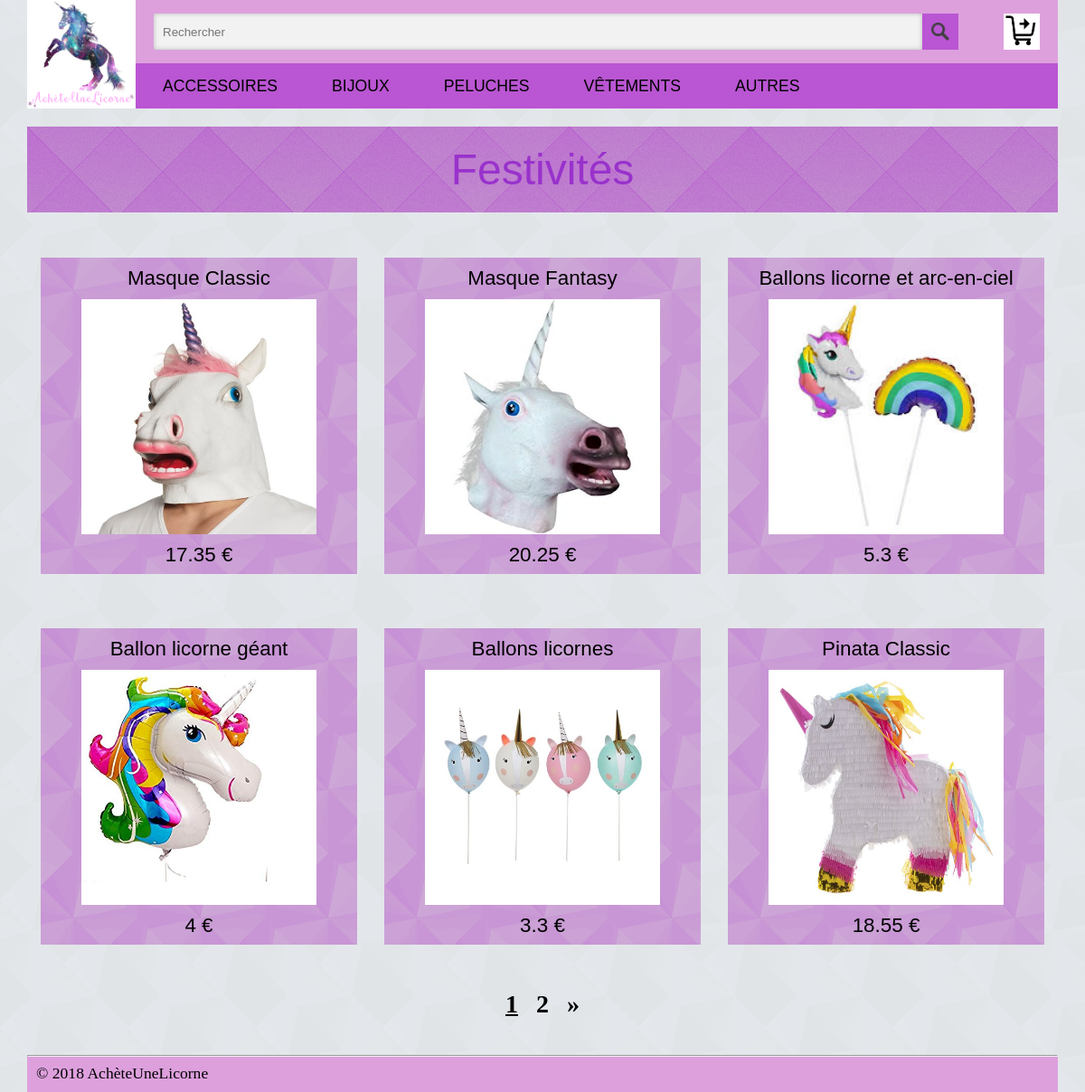
The app's page /controler/categorie.ctrl.php?cat=8 with its own data.
### tables this page shows
CREATE TABLE categorie (
	numero INTEGER PRIMARY KEY,
	nom TEXT,
	parent INTEGER,
	FOREIGN KEY(parent) REFERENCES categorie(numero)
);

CREATE TABLE produit (
	reference INTEGER PRIMARY KEY,
	intitule TEXT,
  informations TEXT,
	categorie INTEGER,
	prix REAL,
	image TEXT,
	FOREIGN KEY(categorie) REFERENCES categorie(numero)
);

### model/DAO.class.php (called while the page is built, shortened)
<?php
$dao = new DAO();
class DAO {
  private $db;
  private $database = 'sqlite:../data/licorne.db';
  function __construct() {
    try {
      $this->db = new PDO($this->database);
    }
    catch (PDOException $e){
      die("erreur de connexion:".$e->getMessage());
    }
  }
  function getNbCat() : int {
    $sql = "SELECT count(*) AS nbCateg FROM categorie";
    $sth = $this->db->query($sql);
    $result = $sth->fetchAll(PDO::FETCH_CLASS);
    return $result[0]->nbCateg;
  }
  function getCat(int $id): Categorie {
    $sql = "SELECT * FROM categorie WHERE numero = $id";
    $sth = $this->db->query($sql);
    $result = $sth->fetchAll(PDO::FETCH_CLASS, 'Categorie');
    return $result[0];
  }
  function getAllProdCat(Categorie $cat) : array {
    $sql = "SELECT * FROM produit WHERE categorie IN (SELECT numero FROM categorie WHERE numero = $cat->numero OR parent = $cat->numero)";
    $sth = $this->db->query($sql);
    $result = $sth->fetchAll(PDO::FETCH_CLASS, 'Produit');
    return $result;
  }
  function getNProdCat(int $ref, int $n, Categorie $cat) : array {
    $sql = "SELECT * FROM produit WHERE reference >= $ref AND categorie IN (SELECT numero FROM categorie WHERE numero = $cat->numero OR parent = $cat->numero) LIMIT $n";
    $sth = $this->db->query($sql);
    $result = $sth->fetchAll(PDO::FETCH_CLASS, 'Produit');
    return $result;
  }
  function getNbPages(int $n, array $prodList) : int {
    $nbElem = count($prodList);
    return (int)(ceil($nbElem / $n));
  }
}
?>

### view/categorie.view.php (the view, shortened to what this page needs)
<!DOCTYPE html>
<html>
  <head>
    <link type="text/css" rel="stylesheet" href="../view/design/style.css?<? echo time(); ?>" media="all">
  </head>
  <body id="home">
    <?php include('../view/header.view.php') ?>
    <h1 id="title-category"><?= $currentCat->nom ?></h1>
    <div id="products">
      <?php foreach ($shortProdList as $key => $value) { ?>
        <div class="products-item">
          <h2 class="products-item-name">
            <a href="../controler/produit.ctrl.php?prod=<?= $shortProdList[$key]->reference ?>"> <?= $shortProdList[$key]->intitule ?> </a>
          </h2>
          <a href="../controler/produit.ctrl.php?prod=<?= $shortProdList[$key]->reference ?>">
            <img src="../view/design/images_produits/<?= $shortProdList[$key]->image ?>" title="<?= $shortProdList[$key]->intitule ?>">
          </a>
          <h3 class="products-item-price"> <?= $shortProdList[$key]->prix ?> € </h3>
        </div>
      <?php } ?>
    </div>
    <?php if ($nbPages != 1) { ?>
      <div id="pages">
        <ul id="pages-list">
          <?php for ($i=1; $i <= $nbPages; $i++) { ?>
            <li class="pages-list-item">
              <?php if($i != $numPage) { ?>
                <a class="pages-other_pages" href="../controler/categorie.ctrl.php?cat=<?= $currentCat->numero ?>&p=<?= $i ?>"><?= $i ?></a>
              <?php } else { ?>
                <a id="pages-current_page" disabled="disabled"><?= $i ?></a>
              <?php } ?>
            </li>
          <?php } ?>
          <li class="pages-list-item">
            <?php if($numPage == $nbPages) { ?>
              <a class="pages-arrows-disabled">&#187;</a>
            <?php } else { ?>
              <a class="pages-arrows-enabled" href="../controler/categorie.ctrl.php?cat=<?= $currentCat->numero ?>&p=<?= $numPage+1 ?>">&#187;</a>
            <?php } ?>
          </li>
        </ul>
      </div>
    <?php } ?>
    <?php include('../view/footer.view.php')  ?>
  </body>
</html>

### view/design/style.css (style rules this page uses)
#home { width: 95%; margin: 0 auto; background: aliceblue url(../design/background_v4.png); color : black; }
#products { display: flex; flex-flow: row wrap; justify-content: space-around; }
.products-item { width: 350px; height: 350px; margin: 30px 5px; background: mediumorchid url(../design/background_v4.png); }
.products-item > a, .products-item > a > img { display: block; width: 260px; height: 260px; margin: 10px auto 10px auto; }
.products-item-name, .products-item-price { text-align: center; margin: 10px 0 0 0; font : 1.4em Impact, sans-serif; font-weight: 100; }
.products-item-name > a { text-decoration: none; color: black; transition: 0.25s; }
#pages-list { display: flex; flex-flow: row wrap; justify-content: center; padding: 0; margin: 20px 0 40px 0; }
.pages-list-item { list-style-type: none; }
.pages-arrows-enabled, .pages-other_pages, #pages-current_page { text-decoration: none; padding: 0 10px; color: black; transition: 0.3s; font-weight: 700; font-size: 1.75em; }
#pages-current_page { text-decoration: underline; }
#title-category, #title-product, #title-search, #title-cart { font: 3em Impact, sans-serif; color: darkorchid; padding: 20px 0; margin: 20px 0; text-align: center; background: mediumorchid url(../design/background_v3.png); }

### records on screen
categorie: nom "Festivités"
produit: intitule "Masque Classic", image (picture), prix "17.35"
produit: intitule "Masque Fantasy", image (picture), prix "20.25"
produit: intitule "Ballons licorne et arc-en-ciel", image (picture), prix "5.3"
produit: intitule "Ballon licorne géant", image (picture), prix "4"
produit: intitule "Ballons licornes", image (picture), prix "3.3"
produit: intitule "Pinata Classic", image (picture), prix "18.55"

### other values on screen
$cat->nom "ACCESSOIRES"
$cat->nom "BIJOUX"
$cat->nom "PELUCHES"
$cat->nom "VÊTEMENTS"
$cat->nom "AUTRES"
